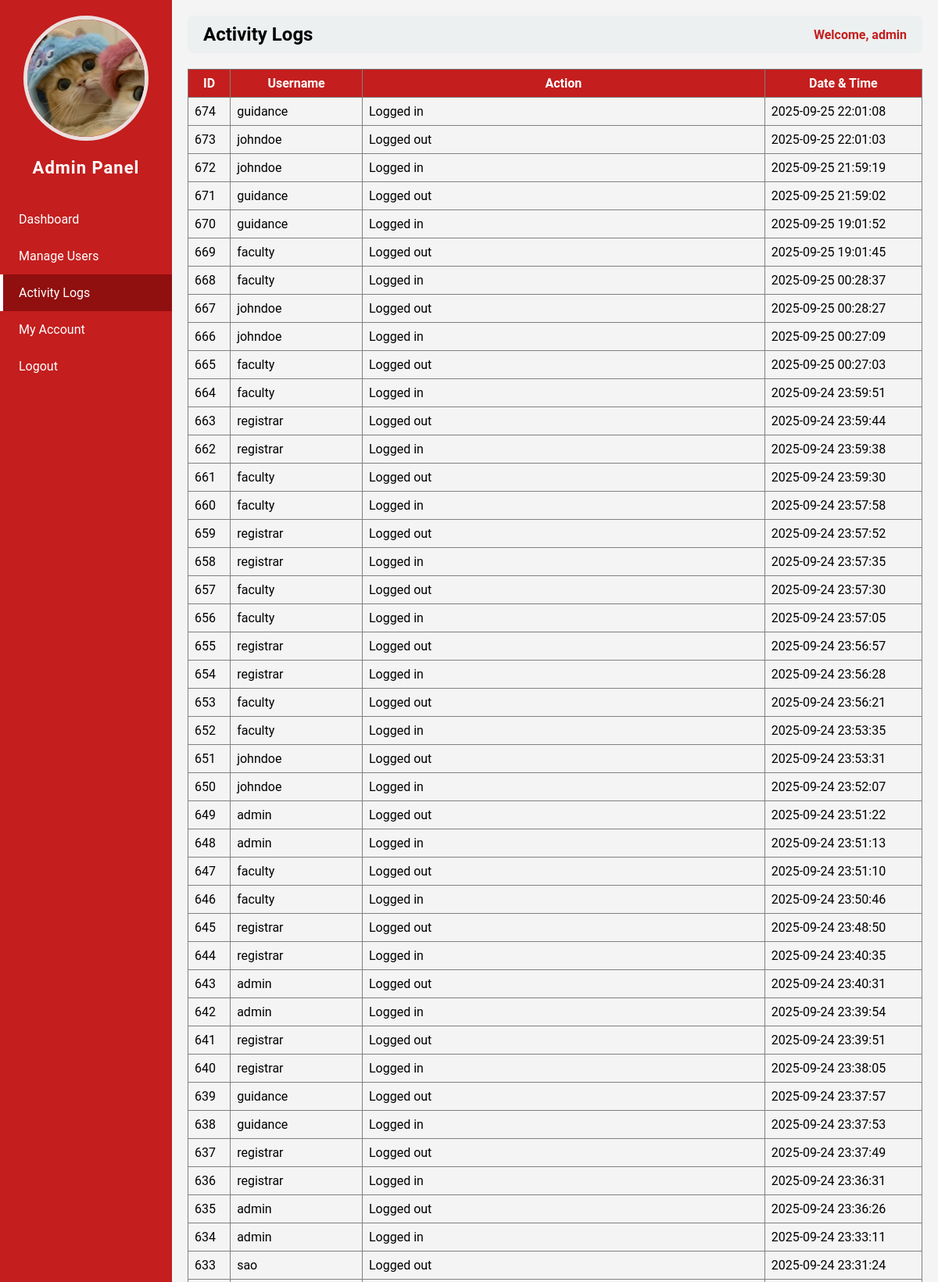
/admin.php?page=activity_logs (signed in, upper part), run on the app's committed database.
### tables this page shows
CREATE TABLE `users` (
  `id` int(11) NOT NULL,
  `username` varchar(50) NOT NULL,
  `password` varchar(255) NOT NULL,
  `role` varchar(50) NOT NULL,
  `email` varchar(255) NOT NULL,
  `contact` varchar(50) NOT NULL,
  `status` varchar(50) NOT NULL,
  `img` varchar(255) NOT NULL
);

CREATE TABLE `logs` (
  `id` int(11) NOT NULL,
  `user_id` int(11) NOT NULL,
  `action` varchar(255) NOT NULL,
  `date_time` datetime NOT NULL DEFAULT current_timestamp()
);

### admin_pages/activity_logs.php (the view)
<?php
$host = "localhost";
$dbname = "studisciplink";
$user = "root";
$pass = "";
try {
    $pdo = new PDO("mysql:host=$host;dbname=$dbname", $user, $pass);
    $pdo->setAttribute(PDO::ATTR_ERRMODE, PDO::ERRMODE_EXCEPTION);
    $stmt = $pdo->prepare("
        SELECT l.id, u.username, l.action, l.date_time
        FROM logs l
        JOIN users u ON l.user_id = u.id
        ORDER BY l.date_time DESC
    ");
    $stmt->execute();
    $logs = $stmt->fetchAll(PDO::FETCH_ASSOC);
} catch (PDOException $e) {
    die("Database error: " . $e->getMessage());
}
?>
<table border="1" cellpadding="8" cellspacing="0" style="width:100%; border-collapse:collapse;">
    <thead style="background:#c41e1e; color:white;">
        <tr>
            <th>ID</th>
            <th>Username</th>
            <th>Action</th>
            <th>Date & Time</th>
        </tr>
    </thead>
    <tbody>
        <?php if ($logs): ?>
            <?php foreach ($logs as $log): ?>
                <tr>
                    <td><?php echo htmlspecialchars($log['id']); ?></td>
                    <td><?php echo htmlspecialchars($log['username']); ?></td>
                    <td><?php echo htmlspecialchars($log['action']); ?></td>
                    <td><?php echo htmlspecialchars($log['date_time']); ?></td>
                </tr>
            <?php endforeach; ?>
        <?php else: ?>
            <tr>
                <td colspan="4" style="text-align:center;">No activity logs found.</td>
            </tr>
        <?php endif; ?>
    </tbody>
</table>

### admin.php (shortened to what this page needs)
<?php
require 'db_connect.php';
$id = $_SESSION['user_id'];
$stmt = $pdo->prepare("SELECT * FROM users WHERE id=?");
$stmt->execute([$id]);
$user = $stmt->fetch(PDO::FETCH_ASSOC);
$page = isset($_GET['page']) ? $_GET['page'] : 'dashboard';
?>
<!DOCTYPE html>
<html>
<head>
</head>
<body>
<div class="sidebar">
    <div class="column profile-photo">
        <?php if (!empty($user['img'])): ?>
            <img src="<?php echo htmlspecialchars($user['img']); ?>" alt="Profile Image">
        <?php else: ?>
            <img src="default.png" alt="Profile Image">
        <?php endif; ?>
    </div>
    <h2>Admin Panel</h2>
    <a href="?page=dashboard" class="<?php echo $page=='dashboard' ? 'active' : ''; ?>">Dashboard</a>
    <a href="?page=manage_users" class="<?php echo $page=='manage_users' ? 'active' : ''; ?>">Manage Users</a>
    <a href="?page=activity_logs" class="<?php echo $page=='activity_logs' ? 'active' : ''; ?>">Activity Logs</a>
    <a href="?page=my_account" class="<?php echo $page=='my_account' ? 'active' : ''; ?>">My Account</a>
    <a href="logout.php">Logout</a>
</div>
<div class="main-content">
    <div class="header">
        <h2><?php echo str_replace('_',' ', $page); ?></h2>
        <span>Welcome, <?php echo $_SESSION['username']; ?></span>
    </div>
    <div class="content">
        <?php
        $file = "admin_pages/{$page}.php";
        if(file_exists($file)){
            include $file;
        } else {
            echo "<p>Page not found.</p>";
        }
        ?>
    </div>
</div>
</body>
</html>

### admin.php (style rules this page uses)
body { margin: 0; font-family: 'Roboto', sans-serif; background: #f4f4f4; }
.sidebar { position: fixed; top: 0; left: 0; width: 220px; height: 100%; background-color: #c41e1e; color: white; display: flex; flex-direction: column; padding-top: 20px; }
.sidebar h2 { text-align: center; margin-bottom: 30px; font-size: 22px; letter-spacing: 1px; }
.sidebar a { padding: 14px 20px; text-decoration: none; color: white; display: block; transition: 0.3s; border-left: 4px solid transparent; }
.sidebar a.active { background-color: #900f0f; border-left: 4px solid #fff; }
.main-content { margin-left: 220px; padding: 20px; }
.header { display: flex; justify-content: space-between; align-items: center; background: #ecf0f1; padding: 10px 20px; border-radius: 8px; margin-bottom: 20px; }
.header h2 { margin: 0; text-transform: capitalize; }
.header span { font-weight: bold; color: #c41e1e; }
.profile-photo { text-align: center; }
.profile-photo img { width: 150px; height: 150px; object-fit: cover; border-radius: 50%; border: 5px solid #ebe0e0ff; }

### data on the page
users: img (picture)
logs: id "674", user.username "guidance", action "Logged in", date_time "2025-09-25 22:01:08"
logs: id "673", user.username "johndoe", action "Logged out", date_time "2025-09-25 22:01:03"
logs: id "672", user.username "johndoe", action "Logged in", date_time "2025-09-25 21:59:19"
logs: id "671", user.username "guidance", action "Logged out", date_time "2025-09-25 21:59:02"
logs: id "670", user.username "guidance", action "Logged in", date_time "2025-09-25 19:01:52"
logs: id "669", user.username "faculty", action "Logged out", date_time "2025-09-25 19:01:45"
logs: id "668", user.username "faculty", action "Logged in", date_time "2025-09-25 00:28:37"
logs: id "667", user.username "johndoe", action "Logged out", date_time "2025-09-25 00:28:27"
logs: id "666", user.username "johndoe", action "Logged in", date_time "2025-09-25 00:27:09"
logs: id "665", user.username "faculty", action "Logged out", date_time "2025-09-25 00:27:03"
logs: id "664", user.username "faculty", action "Logged in", date_time "2025-09-24 23:59:51"
logs: id "663", user.username "registrar", action "Logged out", date_time "2025-09-24 23:59:44"
logs: id "662", user.username "registrar", action "Logged in", date_time "2025-09-24 23:59:38"
logs: id "661", user.username "faculty", action "Logged out", date_time "2025-09-24 23:59:30"
logs: id "660", user.username "faculty", action "Logged in", date_time "2025-09-24 23:57:58"
logs: id "659", user.username "registrar", action "Logged out", date_time "2025-09-24 23:57:52"
logs: id "658", user.username "registrar", action "Logged in", date_time "2025-09-24 23:57:35"
logs: id "657", user.username "faculty", action "Logged out", date_time "2025-09-24 23:57:30"
logs: id "656", user.username "faculty", action "Logged in", date_time "2025-09-24 23:57:05"
logs: id "655", user.username "registrar", action "Logged out", date_time "2025-09-24 23:56:57"
logs: id "654", user.username "registrar", action "Logged in", date_time "2025-09-24 23:56:28"
logs: id "653", user.username "faculty", action "Logged out", date_time "2025-09-24 23:56:21"
logs: id "652", user.username "faculty", action "Logged in", date_time "2025-09-24 23:53:35"
logs: id "651", user.username "johndoe", action "Logged out", date_time "2025-09-24 23:53:31"
logs: id "650", user.username "johndoe", action "Logged in", date_time "2025-09-24 23:52:07"
logs: id "649", user.username "admin", action "Logged out", date_time "2025-09-24 23:51:22"
logs: id "648", user.username "admin", action "Logged in", date_time "2025-09-24 23:51:13"
logs: id "647", user.username "faculty", action "Logged out", date_time "2025-09-24 23:51:10"
logs: id "646", user.username "faculty", action "Logged in", date_time "2025-09-24 23:50:46"
logs: id "645", user.username "registrar", action "Logged out", date_time "2025-09-24 23:48:50"
logs: id "644", user.username "registrar", action "Logged in", date_time "2025-09-24 23:40:35"
logs: id "643", user.username "admin", action "Logged out", date_time "2025-09-24 23:40:31"
logs: id "642", user.username "admin", action "Logged in", date_time "2025-09-24 23:39:54"
logs: id "641", user.username "registrar", action "Logged out", date_time "2025-09-24 23:39:51"
logs: id "640", user.username "registrar", action "Logged in", date_time "2025-09-24 23:38:05"
logs: id "639", user.username "guidance", action "Logged out", date_time "2025-09-24 23:37:57"
logs: id "638", user.username "guidance", action "Logged in", date_time "2025-09-24 23:37:53"
logs: id "637", user.username "registrar", action "Logged out", date_time "2025-09-24 23:37:49"
logs: id "636", user.username "registrar", action "Logged in", date_time "2025-09-24 23:36:31"
logs: id "635", user.username "admin", action "Logged out", date_time "2025-09-24 23:36:26"
logs: id "634", user.username "admin", action "Logged in", date_time "2025-09-24 23:33:11"
logs: id "633", user.username "sao", action "Logged out", date_time "2025-09-24 23:31:24"

### other printed values
str_replace('_',' ', $page) "Activity Logs"
$_SESSION['username'] "admin"
